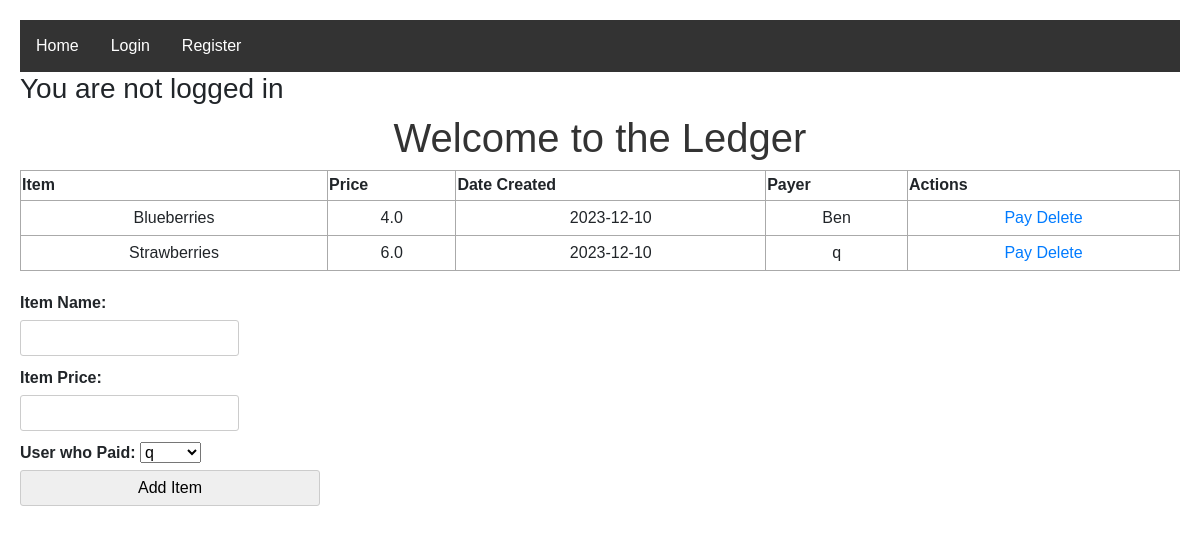
Screenshot of /ledger with the database file from the repository.
### app.py (models this page shows, shortened)
class Items(db.Model):
    __tablename__ = 'items'
    id = db.Column(db.Integer, primary_key=True)
    itemName = db.Column(db.String(200), nullable=False)
    itemPrice = db.Column(db.Float, nullable=False)
    payerID = db.Column(db.Integer, db.ForeignKey('users.id'))
    date_created = db.Column(db.DateTime, default=datetime.utcnow)

class Users(UserMixin, db.Model):
    __tablename__ = 'users'
    id = db.Column(db.Integer, primary_key=True)
    username = db.Column(db.String(250), unique=True, nullable=False)
    password = db.Column(db.String(250), nullable=False)
    balance = db.Column(db.Float, nullable=False)
    date_created = db.Column(db.DateTime, default=datetime.utcnow)

### app.py (the view)
@app.route('/ledger', methods=['POST', 'GET'])
def ledger():
    users = Users.query.order_by(Users.date_created).all()
    items = Items.query.order_by(Items.date_created).all()
    return render_template('ledger.html', users=users, items=items)

### templates/ledger.html (shortened to what this page needs)
{% extends 'base.html' %}
{% block body %}
    <h1>Welcome to the Ledger</h1>
    <div>
        <table>
            <tr>
                <th>Item</th>
                <th>Price</th>
                <th>Date Created</th>
                <th>Payer</th>
                <th>Actions</th>
            </tr>
            {% for item in items %}
                <tr>
                    <td>{{ item.itemName }}</td>
                    <td>{{ item.itemPrice }}</td>
                    <td>{{ item.date_created.date() }}</td>
                    <td>
                        {% for user in users %}
                            {% if user.id == item.payerID %}
                                {{ user.username }}
                            {% endif %}
                        {% endfor %}
                    </td>
                    <td>
                        <a href="/pay/{{ item.id }}">Pay</a>
                        <a href="/deleteItem/{{ item.id }}">Delete</a>
                    </td>
                </tr>
            {% endfor %}
        </table>
    </div>
    <form action="/addItem" method='POST'>
    <div class="itemName">
        <label for="itemName">Item Name:</label>
        <input type="text" name="itemName" id="itemName"/>
    </div>
    <div class="itemPrice">
        <label for="itemPrice">Item Price:</label>
        <input type="number" name="itemPrice" id="itemPrice"/>
    </div>
    <div class="payerID">
  <label for="payerID">User who Paid:</label>
  <select id="payerID" name="payerID">
      {% for user in users %}
          <option value="{{ user.id }}">{{ user.username }}</option>
      {% endfor %}
  </select>
    </div>
    <input type="submit" value="Add Item">
</form>
{% endblock %}

### static/css/main.css (style rules this page uses)
body { font-family: Arial, sans-serif; padding: 20px; }
h1 { color: #333; text-align: center; }
form { margin: 20px 0; display: flex; flex-direction: column; max-width: 300px; }
table, td, th { border: 1px solid #aaa; }
table { border-collapse: collapse; width: 100%; }
th { height: 30px; }
td { text-align: center; padding: 5px; }
label { margin-bottom: 5px; font-weight: bold; }
input { padding: 5px; margin-bottom: 10px; border: 1px solid #ccc; border-radius: 3px; }

### rows the page displays
Items: itemName "Blueberries", itemPrice "4.0", date_created "2023-12-10"
Users: username "Ben"
Items: itemName "Strawberries", itemPrice "6.0", date_created "2023-12-10"
Users: username "q"

### other values shown
form field payerID "q"
